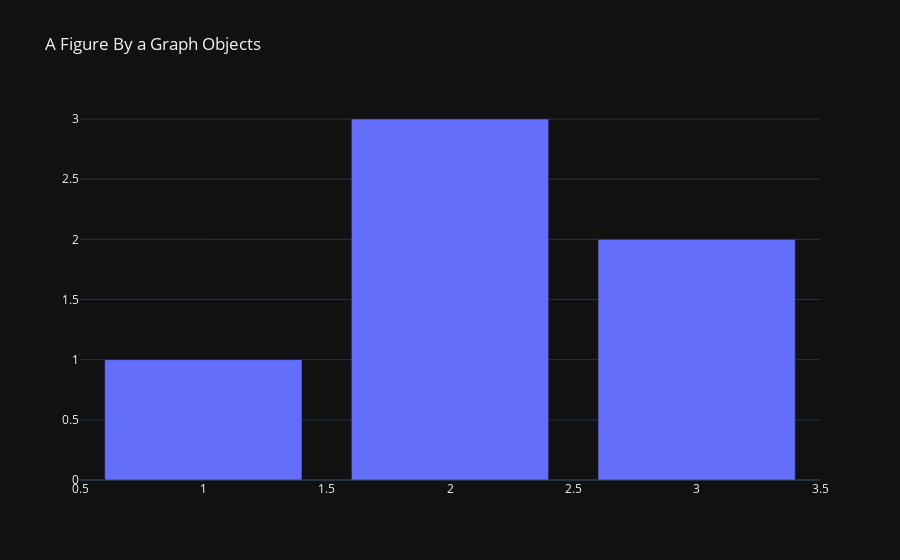

This figure's notebook cell:
### Markdown cell above
# Plotly 활용해서 그래프를 그리는 대표적인 방법

## 1. graph_objects 모듈을 활용한 생성

- 그래프를 하나하나 설명하고 직접 지정하여 제작하는 방법

- [Reference](https://plotly.com/python/reference/)

### Code cell
import plotly.graph_objects as go

# figure를 통해 기본 그래프 생성
fig = go.Figure(
    # Data 입력
    data = [go.Bar(x=[1,2,3], y=[1,3,2])],
    # layout 입력
    layout = go.Layout(        
        title=go.layout.Title(text='A Figure By a Graph Objects')
    )
)

# 그래프 그리기 (Figure 랜더링)
fig.show()

### Figure 1 — Plotly figure (JSON) as saved in the notebook; plotly's stock layout.template omitted (floating-point values rounded to 4 significant figures)
{"data": [{"x": [1, 2, 3], "y": [1, 3, 2], "type": "bar"}], "layout": {"title": {"text": "A Figure By a Graph Objects"}}}
